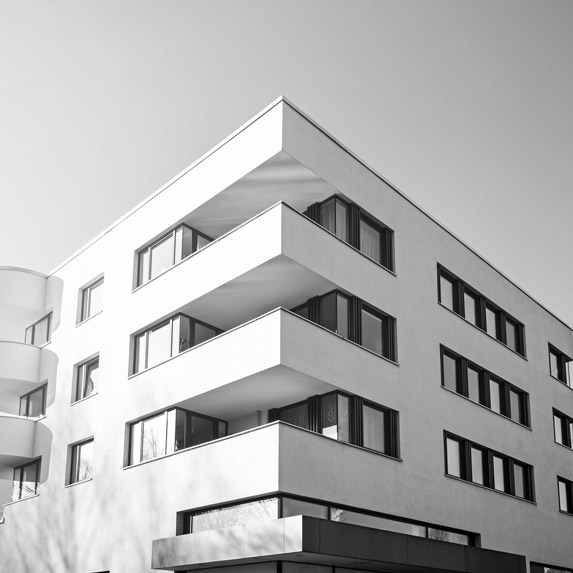
#> input picture build.jpg, 573 x 573 px
$ jupyter execute Salmi_Emil_uppg4.ipynb
#> lines starting #> are read from the running program, lines starting #| are printed output that depends on the picture; after the words box and inside, x2 and y2 are one past the last pixel; in counts of white or black regions, pixels touching at a corner belong together
[cell 1]
import cv2 as cv
import numpy as np
import scipy.ndimage as ndimage


kernel = np.matrix([[0.0,-1.0,0.0],
                   [-1.0,5.0,-1.0],
                   [0.0,-1.0,0.0]])
img = cv.imread("build.jpg", 0)
#> img is the input picture: shape (573, 573); min 0, max 255, mean 177
filteredImage = cv.filter2D(img, -1, kernel)
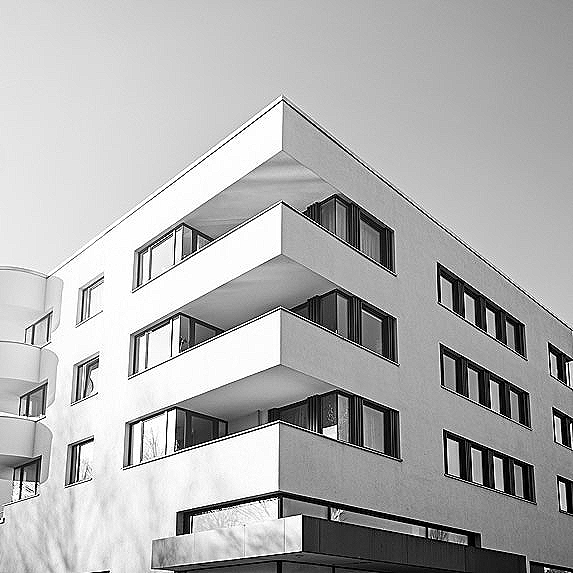
#> filteredImage: shape (573, 573); min 0, max 255, mean 176.8
comp_img = np.hstack((img, filteredImage))
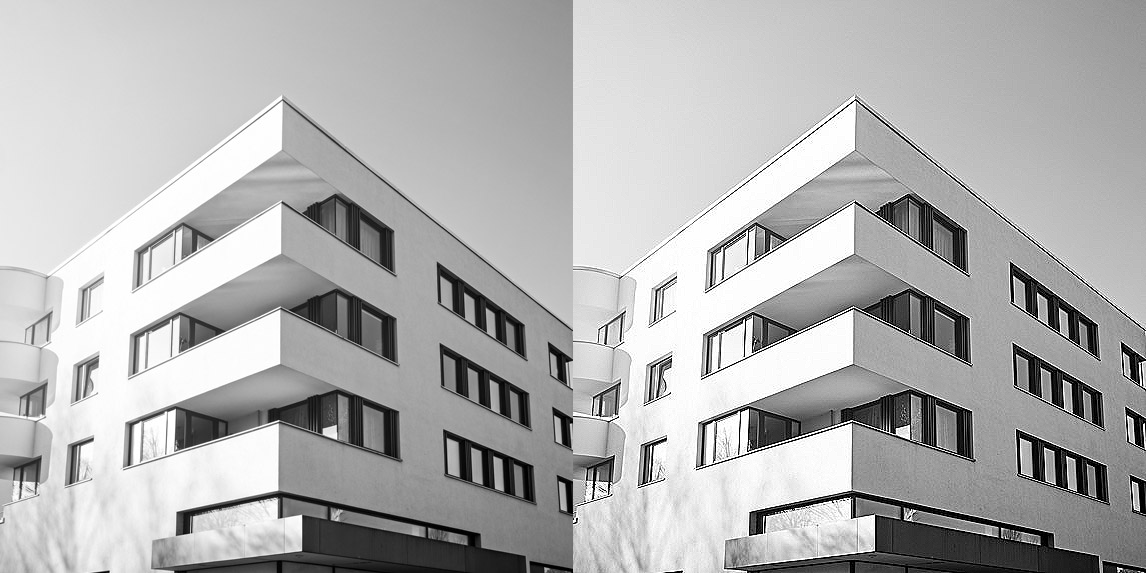
#> comp_img: shape (573, 1146); min 0, max 255, mean 176.9
cv.imshow("filtered image", comp_img)
cv.waitKey(0)
cv.imwrite("uppg4_1.jpg", comp_img)
cv.destroyAllWindows()

## Sharpens image for easier edge detection

[cell 2]
kernelx = np.matrix([[1.0,2.0,1.0],
                   [0.0,0.0,0.0],
                   [-1.0,-2.0,-1.0]])
kernely = np.matrix([[-1.0,0.0,1.0],
                   [-2.0,0.0,2.0],
                   [-1.0,0.0,1.0]])

img = cv.imread("build.jpg", 0)
filteredx = cv.filter2D(img, -1, kernelx)
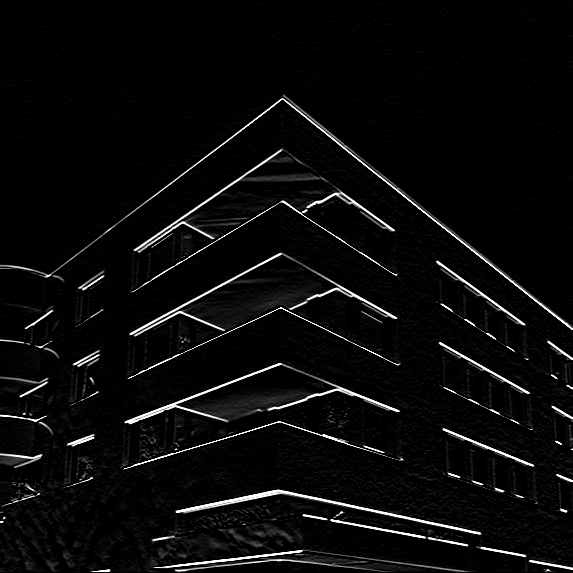
#> filteredx: shape (573, 573); min 0, max 255, mean 10.4
filteredImg = cv.filter2D(filteredx, -1, kernely)
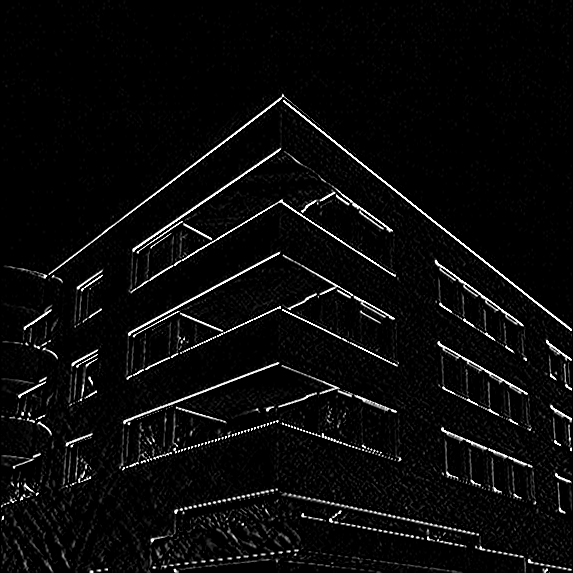
#> filteredImg: shape (573, 573); min 0, max 255, mean 10.7
comp_img = np.hstack((filteredx, filteredImg))
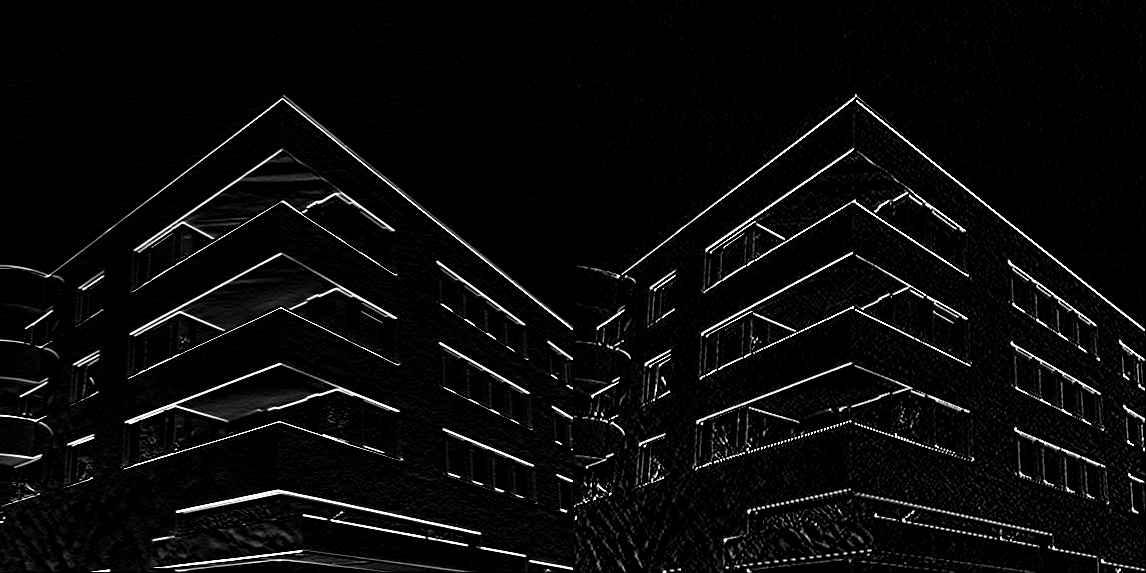
#> comp_img: shape (573, 1146); min 0, max 255, mean 10.6
cv.imshow("filtered image", comp_img)
cv.waitKey(0)
cv.imwrite("uppg4_2.jpg", comp_img)
cv.destroyAllWindows()

[cell 3]
img = cv.imread("build.jpg", 0)


sobelImg = cv.Sobel(img, -1, 1, 1, ksize=3)
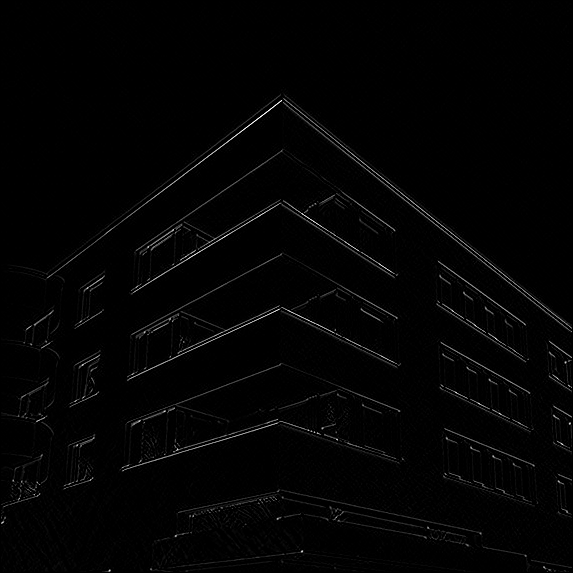
#> sobelImg: shape (573, 573); min 0, max 255, mean 3.5
cv.imshow("Made with sobel function", sobelImg)
cv.waitKey(0)
cv.imwrite("uppg4_3.jpg", sobelImg)
cv.destroyAllWindows()

[cell 4]
img = cv.imread("build.jpg", 0)
img = cv.GaussianBlur(img, (3, 3), 0)

med = np.median(img)
#> med = 183
minVal = med * 0.67
#> minVal = 122.6
maxVal = med * 1.33
#> maxVal = 243.4

canImg = cv.Canny(img, minVal, maxVal)
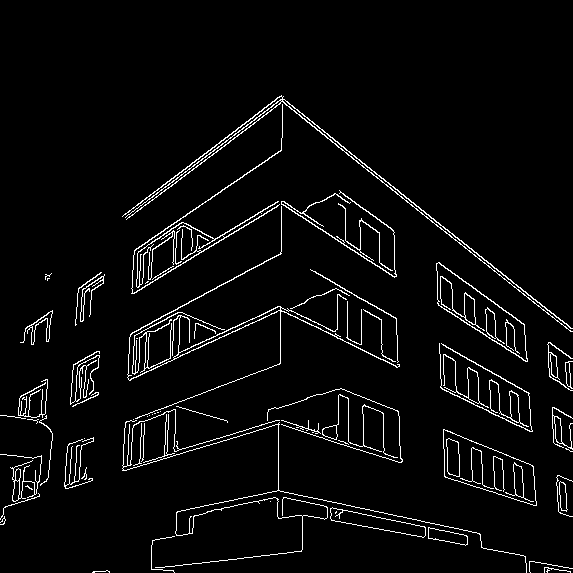
#> canImg: shape (573, 573); 4% white in thin lines or dots, all inside (x1, y1, x2, y2) = (0, 95, 573, 573)

cv.imshow("Canny", canImg)
cv.waitKey(0)
cv.imwrite("uppg4_4.jpg", canImg)
cv.destroyAllWindows()
